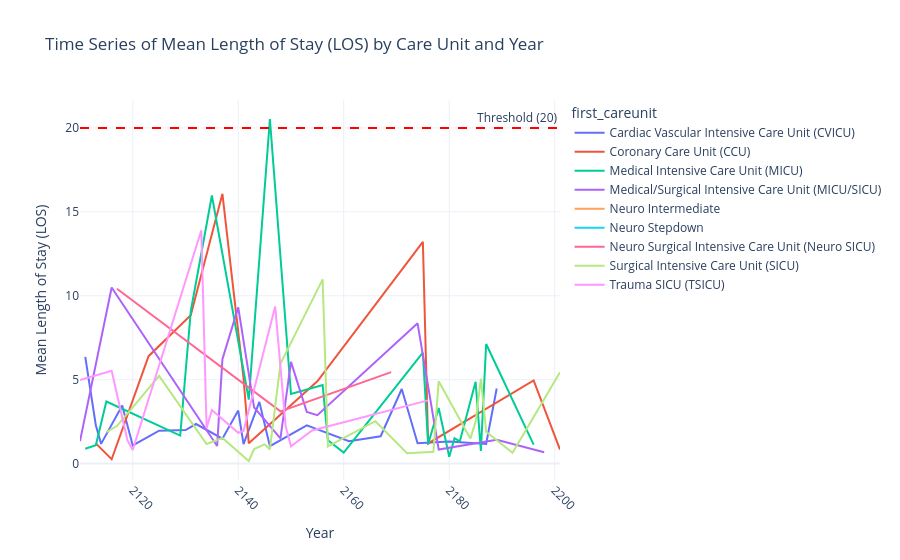

The code cell stored with this chart in its notebook:
### Code cell
# Create an interactive line plot using Plotly Express
import plotly.express as px
fig = px.line(los_stats, x='intime_year', y='los', color='first_careunit',
              title='Time Series of Mean Length of Stay (LOS) by Care Unit and Year',
              labels={'intime_year': 'Year', 'los': 'Mean Length of Stay (LOS)'},
              template='plotly_white')

# Add a horizontal line to indicate the threshold
fig.add_hline(y=threshold, line_dash="dash", line_color="red", annotation_text=f'Threshold ({threshold})')

# Rotate x-axis labels for better readability
fig.update_xaxes(tickangle=45)

# Show the interactive plot
fig.show()

### Figure 1 — Plotly figure (JSON) as saved in the notebook; plotly's stock layout.template omitted (floating-point values rounded to 4 significant figures)
{"data": [{"hovertemplate": "first_careunit=Cardiac Vascular Intensive Care Unit (CVICU)<br>Year=%{x}<br>Mean Length of Stay (LOS)=%{y}<extra></extra>", "legendgroup": "Cardiac Vascular Intensive Care Unit (CVICU)", "line": {"color": "#636efa", "dash": "solid"}, "marker": {"symbol": "circle"}, "mode": "lines", "name": "Cardiac Vascular Intensive Care Unit (CVICU)", "orientation": "v", "showlegend": true, "type": "scatter", "x": [2111, 2113, 2114, 2118, 2120, 2125, 2130, 2132, 2137, 2140, 2141, 2144, 2146, 2153, 2161, 2167, 2171, 2174, 2180, 2187, 2189], "xaxis": "x", "y": [6.357, 2.288, 1.177, 3.456, 1.084, 1.959, 1.999, 2.359, 1.487, 3.159, 1.161, 3.677, 1.04, 2.281, 1.337, 1.632, 4.447, 1.218, 1.313, 1.168, 4.474], "yaxis": "y"}, {"hovertemplate": "first_careunit=Coronary Care Unit (CCU)<br>Year=%{x}<br>Mean Length of Stay (LOS)=%{y}<extra></extra>", "legendgroup": "Coronary Care Unit (CCU)", "line": {"color": "#EF553B", "dash": "solid"}, "marker": {"symbol": "circle"}, "mode": "lines", "name": "Coronary Care Unit (CCU)", "orientation": "v", "showlegend": true, "type": "scatter", "x": [2113, 2116, 2123, 2131, 2137, 2141, 2142, 2155, 2175, 2176, 2196, 2201], "xaxis": "x", "y": [1.206, 0.2616, 6.401, 8.836, 16.07, 5.088, 1.207, 4.907, 13.21, 1.204, 4.952, 0.8356], "yaxis": "y"}, {"hovertemplate": "first_careunit=Medical Intensive Care Unit (MICU)<br>Year=%{x}<br>Mean Length of Stay (LOS)=%{y}<extra></extra>", "legendgroup": "Medical Intensive Care Unit (MICU)", "line": {"color": "#00cc96", "dash": "solid"}, "marker": {"symbol": "circle"}, "mode": "lines", "name": "Medical Intensive Care Unit (MICU)", "orientation": "v", "showlegend": true, "type": "scatter", "x": [2111, 2113, 2115, 2129, 2131, 2135, 2142, 2146, 2150, 2156, 2157, 2160, 2175, 2176, 2178, 2180, 2181, 2182, 2185, 2186, 2187, 2196], "xaxis": "x", "y": [0.8875, 1.1, 3.699, 1.671, 9.077, 15.97, 3.809, 20.53, 4.146, 4.679, 1.393, 0.6541, 6.606, 1.16, 3.309, 0.4103, 1.511, 1.322, 4.878, 0.7519, 7.128, 1.135], "yaxis": "y"}, {"hovertemplate": "first_careunit=Medical/Surgical Intensive Care Unit (MICU/SICU)<br>Year=%{x}<br>Mean Length of Stay (LOS)=%{y}<extra></extra>", "legendgroup": "Medical/Surgical Intensive Care Unit (MICU/SICU)", "line": {"color": "#ab63fa", "dash": "solid"}, "marker": {"symbol": "circle"}, "mode": "lines", "name": "Medical/Surgical Intensive Care Unit (MICU/SICU)", "orientation": "v", "showlegend": true, "type": "scatter", "x": [2110, 2116, 2136, 2137, 2140, 2143, 2148, 2150, 2153, 2155, 2174, 2177, 2178, 2189, 2198], "xaxis": "x", "y": [1.339, 10.49, 1.051, 6.218, 9.307, 3.35, 1.507, 6.059, 3.077, 2.886, 8.357, 2.829, 0.8409, 1.425, 0.679], "yaxis": "y"}, {"hovertemplate": "first_careunit=Neuro Intermediate<br>Year=%{x}<br>Mean Length of Stay (LOS)=%{y}<extra></extra>", "legendgroup": "Neuro Intermediate", "line": {"color": "#FFA15A", "dash": "solid"}, "marker": {"symbol": "circle"}, "mode": "lines", "name": "Neuro Intermediate", "orientation": "v", "showlegend": true, "type": "scatter", "x": [2170], "xaxis": "x", "y": [0.8727], "yaxis": "y"}, {"hovertemplate": "first_careunit=Neuro Stepdown<br>Year=%{x}<br>Mean Length of Stay (LOS)=%{y}<extra></extra>", "legendgroup": "Neuro Stepdown", "line": {"color": "#19d3f3", "dash": "solid"}, "marker": {"symbol": "circle"}, "mode": "lines", "name": "Neuro Stepdown", "orientation": "v", "showlegend": true, "type": "scatter", "x": [2154], "xaxis": "x", "y": [7.703], "yaxis": "y"}, {"hovertemplate": "first_careunit=Neuro Surgical Intensive Care Unit (Neuro SICU)<br>Year=%{x}<br>Mean Length of Stay (LOS)=%{y}<extra></extra>", "legendgroup": "Neuro Surgical Intensive Care Unit (Neuro SICU)", "line": {"color": "#FF6692", "dash": "solid"}, "marker": {"symbol": "circle"}, "mode": "lines", "name": "Neuro Surgical Intensive Care Unit (Neuro SICU)", "orientation": "v", "showlegend": true, "type": "scatter", "x": [2117, 2148, 2169], "xaxis": "x", "y": [10.42, 3.11, 5.453], "yaxis": "y"}, {"hovertemplate": "first_careunit=Surgical Intensive Care Unit (SICU)<br>Year=%{x}<br>Mean Length of Stay (LOS)=%{y}<extra></extra>", "legendgroup": "Surgical Intensive Care Unit (SICU)", "line": {"color": "#B6E880", "dash": "solid"}, "marker": {"symbol": "circle"}, "mode": "lines", "name": "Surgical Intensive Care Unit (SICU)", "orientation": "v", "showlegend": true, "type": "scatter", "x": [2115, 2117, 2125, 2134, 2137, 2142, 2143, 2145, 2146, 2148, 2156, 2157, 2166, 2172, 2177, 2178, 2184, 2185, 2186, 2187, 2192, 2201], "xaxis": "x", "y": [1.872, 2.238, 5.23, 1.172, 1.526, 0.1559, 0.8673, 1.149, 0.8422, 5.947, 10.98, 1.033, 2.526, 0.6164, 0.7067, 4.91, 1.491, 2.489, 5.056, 1.892, 0.6422, 5.446], "yaxis": "y"}, {"hovertemplate": "first_careunit=Trauma SICU (TSICU)<br>Year=%{x}<br>Mean Length of Stay (LOS)=%{y}<extra></extra>", "legendgroup": "Trauma SICU (TSICU)", "line": {"color": "#FF97FF", "dash": "solid"}, "marker": {"symbol": "circle"}, "mode": "lines", "name": "Trauma SICU (TSICU)", "orientation": "v", "showlegend": true, "type": "scatter", "x": [2110, 2116, 2119, 2120, 2133, 2134, 2135, 2140, 2141, 2147, 2149, 2150, 2154, 2176], "xaxis": "x", "y": [4.984, 5.535, 1.387, 0.8154, 13.9, 2.111, 3.198, 1.838, 1.941, 9.362, 2.209, 1.037, 1.974, 3.767], "yaxis": "y"}], "layout": {"annotations": [{"showarrow": false, "text": "Threshold (20)", "x": 1, "xanchor": "right", "xref": "x domain", "y": 20, "yanchor": "bottom", "yref": "y"}], "legend": {"title": {"text": "first_careunit"}, "tracegroupgap": 0}, "shapes": [{"line": {"color": "red", "dash": "dash"}, "type": "line", "x0": 0, "x1": 1, "xref": "x domain", "y0": 20, "y1": 20, "yref": "y"}], "title": {"text": "Time Series of Mean Length of Stay (LOS) by Care Unit and Year"}, "xaxis": {"anchor": "y", "domain": [0, 1], "tickangle": 45, "title": {"text": "Year"}}, "yaxis": {"anchor": "x", "domain": [0, 1], "title": {"text": "Mean Length of Stay (LOS)"}}}}
